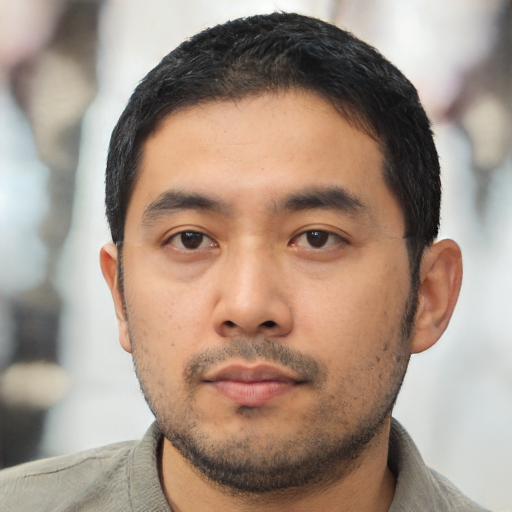
#> input picture teste.jpg, 1024 x 1024 px (shown at 1/2 size)
$ python compression.py teste.jpg teste.jpg 1.0
#> lines starting #> are read from the running program, lines starting #| are printed output that depends on the picture
### utils.py
import numpy as np
import matplotlib.pyplot as plt
import cv2
from scipy.fftpack import dctn, idctn


# [97 lines left out: functions aplicar_fft, aplicar_ifft, superdimensionar_fft, subdimensionar_fft, not called in this run]


# Definir uma função para a Transformada Cosseno Discreta 2D (DCT)
def dct2(a):
    # Deslocar os dados de entrada para ter média zero
    new_a = np.array(a, dtype=np.int16) - 128
    # Aplicar a DCT com normalização 'ortho'
    result = dctn(new_a, norm="ortho")
    return np.round(result).astype(np.int16)


# Definir uma função para realizar DCT em blocos em uma imagem
def block_dct(im: np.ndarray[np.int8], percentil):
    imsize = im.shape
    dct = np.zeros(imsize, dtype=np.int16)

    # Dividir a imagem em blocos de 16x16 e aplicar a DCT em cada bloco
    for i in np.arange(0, imsize[0], 16):
        for j in np.arange(0, imsize[1], 16):
            dct[i : (i + 16), j : (j + 16)] = dct2(im[i : (i + 16), j : (j + 16)])

    # Aplicar limiarização baseada em percentil nos coeficientes da DCT
    valores_absolutos = np.abs(dct)
    dct = dct * (valores_absolutos > np.percentile(valores_absolutos, percentil))

    return dct


# Definir uma função para a Transformada Cosseno Inversa Discreta 2D (IDCT)
def idct2(a):
    return np.clip(np.round(idctn(a, norm="ortho") + 128), 0, 255).astype(np.uint8)


# Definir uma função para realizar IDCT em blocos em uma imagem
def block_idct(im: np.ndarray[np.int16]):
    imsize = im.shape
    im_dct = np.zeros(imsize, dtype=np.uint8)

    # Dividir a imagem em blocos de 16x16 e aplicar IDCT em cada bloco
    for i in np.arange(0, imsize[0], 16):
        for j in np.arange(0, imsize[1], 16):
            im_dct[i : (i + 16), j : (j + 16)] = idct2(im[i : (i + 16), j : (j + 16)])

    return im_dct.astype(np.uint8)


# Definir uma função para aplicar DCT em uma imagem
def dct_img(
    imagem_amostrada: dict[np.ndarray], em_blocos: bool = True, percentil: float = 92
):
    img = {}

    if em_blocos:
        # Aplicar DCT em blocos a cada canal de cor
        img[0] = block_dct(imagem_amostrada[0], percentil)
        img[1] = block_dct(imagem_amostrada[1], percentil)
        img[2] = block_dct(imagem_amostrada[2], percentil)
    else:
        # Aplicar DCT a cada canal de cor sem processamento em blocos
        img[0] = dct2(imagem_amostrada[0])
        valores_absolutos = np.abs(img[0])
        img[0] = img[0] * (valores_absolutos > np.percentile(img[0], percentil))
        img[1] = dct2(imagem_amostrada[1])
        valores_absolutos = np.abs(img[1])
        img[1] = img[1] * (valores_absolutos > np.percentile(img[1], percentil))
        img[2] = dct2(imagem_amostrada[2])
        valores_absolutos = np.abs(img[2])
        img[2] = img[2] * (valores_absolutos > np.percentile(img[2], percentil))

    return img


# Definir uma função para aplicar IDCT em uma imagem e convertê-la para o espaço de cor LAB
def idct_img(imagem_amostrada: dict[np.ndarray], em_blocos: bool = True):
    img = np.zeros(list(imagem_amostrada[0].shape) + [3], dtype=np.uint8)
    res = imagem_amostrada[0].shape

    if em_blocos:
        # Aplicar IDCT em blocos e redimensionar os canais de croma
        img[:, :, 0] = block_idct(imagem_amostrada[0])
        img[:, :, 1] = cv2.resize(block_idct(imagem_amostrada[1]), res)
        img[:, :, 2] = cv2.resize(block_idct(imagem_amostrada[2]), res)
    else:
        # Aplicar IDCT a cada canal de cor e redimensionar os canais de croma
        img[:, :, 0] = idct2(imagem_amostrada[0])
        img[:, :, 1] = cv2.resize(idct2(imagem_amostrada[1]), res)
        img[:, :, 2] = cv2.resize(idct2(imagem_amostrada[2]), res)

    return converter_rgb(img)


# Definir uma função para converter uma imagem para o espaço de cor LAB
def converter_lab(img: np.ndarray):
    return cv2.cvtColor(img, cv2.COLOR_RGB2LAB)


# Definir uma função para converter uma imagem de LAB para RGB
def converter_rgb(img: np.ndarray):
    return cv2.cvtColor(img, cv2.COLOR_LAB2RGB)


# Definir uma função para subamostragem de croma
def subamostragem_croma(img: np.ndarray):
    nova_img = {0: img[:, :, 0]}

    resolucao = img[:, :, 0].shape
    nova_res = [int(res * 0.5) for res in resolucao]
    nova_img[1] = cv2.resize(img[:, :, 1], nova_res)
    nova_img[2] = cv2.resize(img[:, :, 2], nova_res)
    return nova_img


# Definir uma função para carregar uma imagem
def carregar_imagem(caminho):
    if "CR2" not in caminho:
        img = cv2.imread(caminho, cv2.IMREAD_COLOR)
        img = cv2.cvtColor(img, cv2.COLOR_BGR2RGB)

    return img


# Definir uma função para exibir uma imagem
def mostrar_img(img):
    plt.imshow(img)
    plt.show()


# Definir uma função para salvar uma imagem
def salvar_imagem(caminho: str, matriz_imagem):
    img = cv2.cvtColor(matriz_imagem, cv2.COLOR_RGB2BGR)
    cv2.imwrite(caminho, img)

### compression.py
import sys
import utils
import zstandard as zstd


def principal(caminho_da_imagem, caminho_final, percentil=90):
    # Carregar uma imagem
    img = utils.carregar_imagem(caminho_da_imagem)
#> in carregar_imagem, img is the input picture: shape (1024, 1024, 3); mean B, G, R 132.4, 146.5, 166

    # Converter a imagem para o espaço de cor LAB
    img2 = utils.converter_lab(img)
#> in converter_lab, `return cv2.cvtColor(img, cv2.COLOR_RGB2LAB)`: returned value: shape (1024, 1024, 3); mean of channels 0, 1, 2 156.5, 133.6, 138.5

    # Aplicar subamostragem de croma à imagem LAB
    sub_amostrada = utils.subamostragem_croma(img2)
#> sub_amostrada = 3 items

    # Aplicar DCT à imagem subamostrada
    amostrada = utils.dct_img(sub_amostrada, percentil=percentil)
#> after the loop in block_dct, `for i in np.arange(0, imsize[0], 16):`:
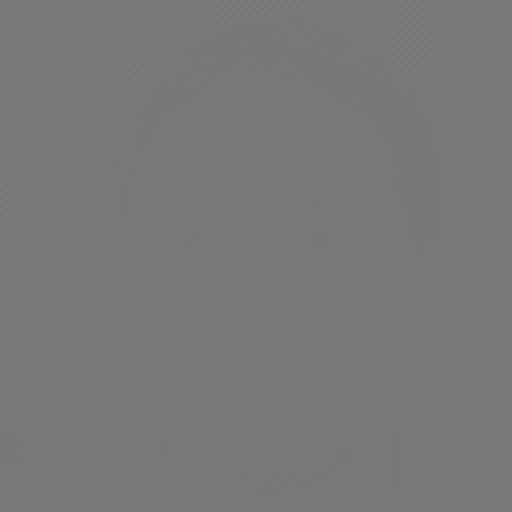
#> dct: shape (1024, 1024) int16 (shown at 1/2 size); min -1770, max 1975, mean 1.8; drawn with min black and max white
#> call 2 of block_dct, with percentil = 1
#> after the loop in block_dct (call 2), `for i in np.arange(0, imsize[0], 16):`:
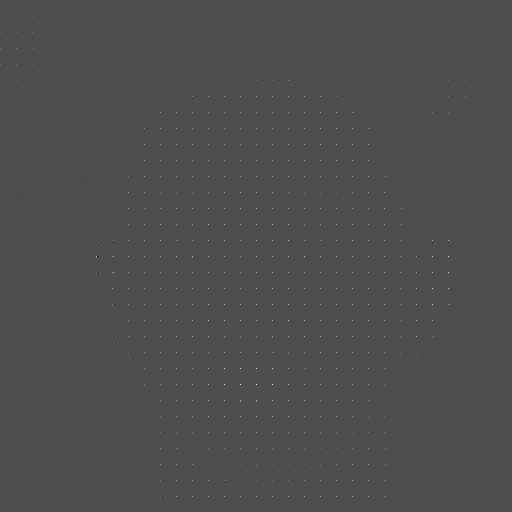
#> dct: shape (512, 512) int16; min -208, max 473, mean 0.4; drawn with min black and max white
#> in block_dct (call 2), `valores_absolutos = np.abs(dct)`:
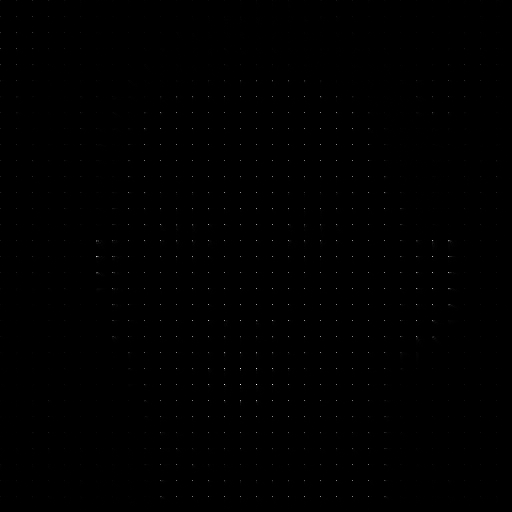
#> valores_absolutos: shape (512, 512) int16; min 0, max 473, mean 1; drawn with min black and max white
#> amostrada = 3 items

    # Calcular os bytes usados pelas imagens DCT e subamostrada
    bytes_utilizados = (
        amostrada[0].tobytes() + amostrada[1].tobytes() + amostrada[2].tobytes()
    )
    bytes_subamostrados = (
        sub_amostrada[0].tobytes()
        + sub_amostrada[1].tobytes()
        + sub_amostrada[2].tobytes()
    )

    # Imprimir os tamanhos das imagens comprimidas e originais
    print(f"DCT e subamostrada: {len(bytes_utilizados)}")
#| DCT e subamostrada: 3145728
    print(f"Subamostrada: {len(bytes_subamostrados)}")
#| Subamostrada: 1572864
    print(f"Original: {len(img.tobytes())}")
#| Original: 3145728

    print("")

    # Comprimir as imagens usando o Zstandard e imprimir os tamanhos comprimidos
    print(f"DCT e subamostrada comprimida: {len(zstd.compress(bytes_utilizados))}")
#> (this line was passed over: zstandard is not available in this run)
    print(f"Subamostrada comprimida: {len(zstd.compress(bytes_subamostrados))}")
#> (this line was passed over: zstandard is not available in this run)
    print(f"Original comprimida: {len(zstd.compress(img.tobytes()))}")
#> (this line was passed over: zstandard is not available in this run)

    # Reconstruir a imagem a partir dos coeficientes da DCT e exibi-la
    imagem_retornada = utils.idct_img(amostrada)
#> after the loop in block_idct, `for i in np.arange(0, imsize[0], 16):`:
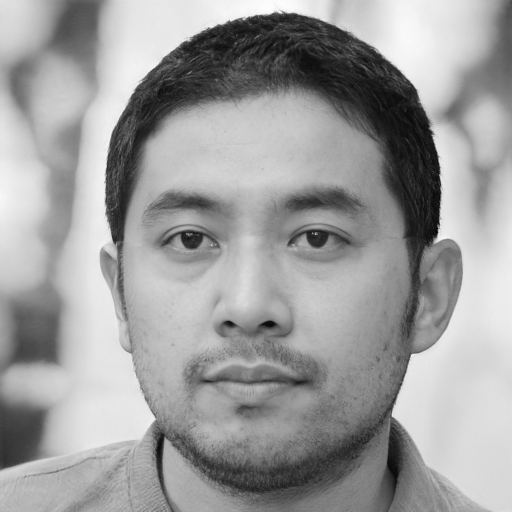
#> im_dct: shape (1024, 1024) (shown at 1/2 size); min 1, max 254, mean 156.5
#> after the loop in block_idct (call 2), `for i in np.arange(0, imsize[0], 16):`:
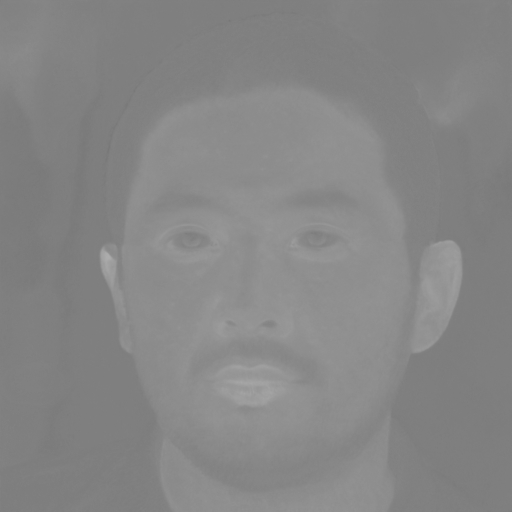
#> im_dct: shape (512, 512); min 119, max 173, mean 133.7
#> in idct_img, `img[:, :, 1] = cv2.resize(block_idct(imagem_amostrada[1]), res)`:
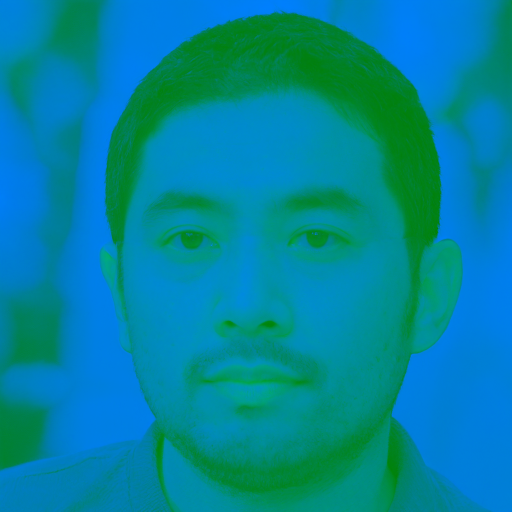
#> img: shape (1024, 1024, 3) (shown at 1/2 size); mean of channels 0, 1, 2 156.5, 133.7, 0; drawn as B, G, R
#> in idct_img, `img[:, :, 2] = cv2.resize(block_idct(imagem_amostrada[2]), res)`:
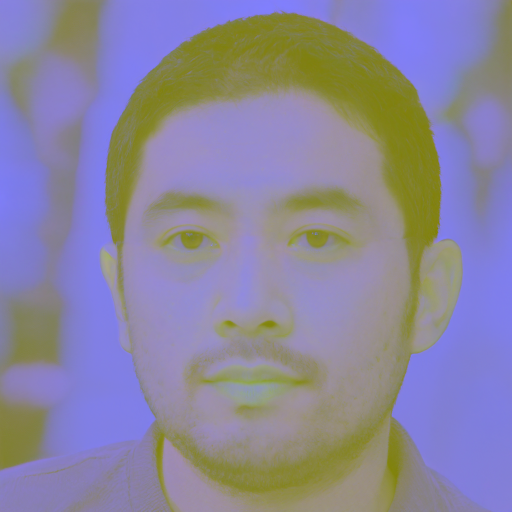
#> img: shape (1024, 1024, 3) (shown at 1/2 size); mean of channels 0, 1, 2 156.5, 133.7, 138.5; drawn as B, G, R
    utils.mostrar_img(imagem_retornada)

    # Salvar a imagem comprimida
    utils.salvar_imagem(caminho_final, imagem_retornada)


if __name__ == "__main__":
    if len(sys.argv) < 4:
        print(
            "Uso: python compression.py <caminho_da_imagem> <caminho_final> <percentil>"
        )
    else:
        caminho_da_imagem = sys.argv[1]
        caminho_final = sys.argv[2]
        percentil = float(sys.argv[3])
        principal(caminho_da_imagem, caminho_final, percentil)
